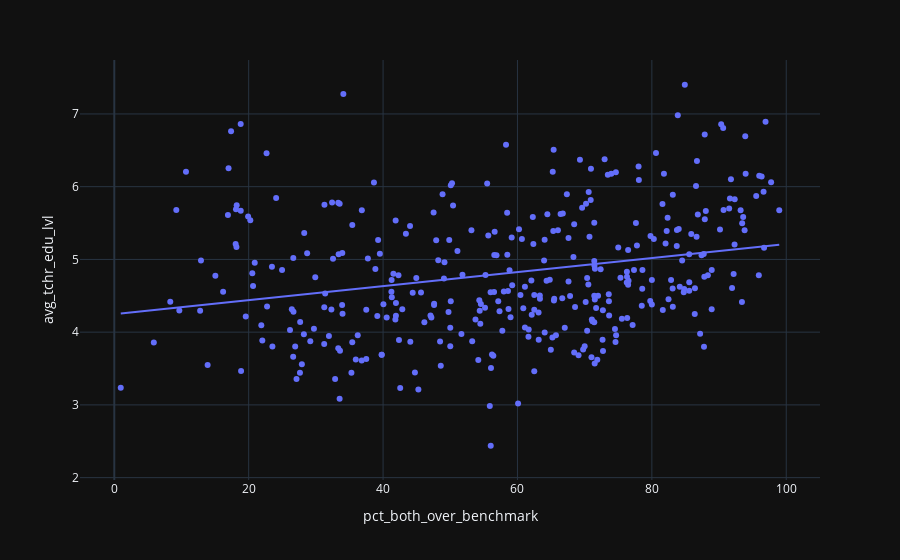

The notebook cell this image was saved under:
### Markdown cell above
## Visualize the Data

There's not a magic bullet recommendation for the right number of plots to understand a given dataset, but visualizing your data is *always* a good idea. Not only does it allow you to quickly convey your findings (even if you have a non-technical audience), it will often reveal trends in your data that escaped you when you were looking only at numbers. It is important to not only create visualizations, but to **interpret your visualizations** as well.

**Every plot should**:
- Have a title
- Have axis labels
- Have appropriate tick labels
- Text is legible in a plot
- Plots demonstrate meaningful and valid relationships
- Have an interpretation to aid understanding

Here is an example of what your plots should look like following the above guidelines. Note that while the content of this example is unrelated, the principles of visualization hold:

![](https://snag.gy/hCBR1U.jpg)
*Interpretation: The above image shows that as we increase our spending on advertising, our sales numbers also tend to increase. There is a positive correlation between advertising spending and sales.*

---

Here are some prompts to get you started with visualizations. Feel free to add additional visualizations as you see fit:
1. Use Seaborn's heatmap with pandas `.corr()` to visualize correlations between all numeric features.
    - Heatmaps are generally not appropriate for presentations, and should often be excluded from reports as they can be visually overwhelming. **However**, they can be extremely useful in identify relationships of potential interest (as well as identifying potential collinearity before modeling).
    - Please take time to format your output, adding a title. Look through some of the additional arguments and options. (Axis labels aren't really necessary, as long as the title is informative).
2. Visualize distributions using histograms. If you have a lot, consider writing a custom function and use subplots.
    - *OPTIONAL*: Summarize the underlying distributions of your features (in words & statistics)
         - Be thorough in your verbal description of these distributions.
         - Be sure to back up these summaries with statistics.
         - We generally assume that data we sample from a population will be normally distributed. Do we observe this trend? Explain your answers for each distribution and how you think this will affect estimates made from these data.
3. Plot and interpret boxplots. 
    - Boxplots demonstrate central tendency and spread in variables. In a certain sense, these are somewhat redundant with histograms, but you may be better able to identify clear outliers or differences in IQR, etc.
    - Multiple values can be plotted to a single boxplot as long as they are of the same relative scale (meaning they have similar min/max values).
    - Each boxplot should:
        - Only include variables of a similar scale
        - Have clear labels for each variable
        - Have appropriate titles and labels
4. Plot and interpret scatter plots to view relationships between features. Feel free to write a custom function, and subplot if you'd like. Functions save both time and space.
    - Your plots should have:
        - Two clearly labeled axes
        - A proper title
        - Colors and symbols that are clear and unmistakable
5. Additional plots of your choosing.
    - Are there any additional trends or relationships you haven't explored? Was there something interesting you saw that you'd like to dive further into? It's likely that there are a few more plots you might want to generate to support your narrative and recommendations that you are building toward. **As always, make sure you're interpreting your plots as you go**.

### Code cell
# Code
px.scatter(final_merged_df,'pct_both_over_benchmark', 'avg_tchr_edu_lvl',trendline='ols')

### Figure 1 — Plotly figure (JSON) as saved in the notebook; plotly's stock layout.template omitted (floating-point values rounded to 4 significant figures; data arrays with more than 128 entries replaced by an {"elided": "..."} marker saying what was removed)
{"data": [{"hovertemplate": "pct_both_over_benchmark=%{x}<br>avg_tchr_edu_lvl=%{y}<extra></extra>", "legendgroup": "", "marker": {"color": "#636efa", "symbol": "circle"}, "mode": "markers", "name": "", "orientation": "v", "showlegend": false, "x": {"elided": "403 float values"}, "xaxis": "x", "y": {"elided": "403 float values"}, "yaxis": "y", "type": "scatter"}, {"hovertemplate": "<b>OLS trendline</b><br>avg_tchr_edu_lvl = 0.00963694 * pct_both_over_benchmark + 4.24783<br>R<sup>2</sup>=0.065770<br><br>pct_both_over_benchmark=%{x}<br>avg_tchr_edu_lvl=%{y} <b>(trend)</b><extra></extra>", "legendgroup": "", "marker": {"color": "#636efa", "symbol": "circle"}, "mode": "lines", "name": "", "showlegend": false, "x": {"elided": "350 float values"}, "xaxis": "x", "y": {"elided": "350 float values"}, "yaxis": "y", "type": "scatter"}], "layout": {"xaxis": {"anchor": "y", "domain": [0.0, 1.0], "title": {"text": "pct_both_over_benchmark"}}, "yaxis": {"anchor": "x", "domain": [0.0, 1.0], "title": {"text": "avg_tchr_edu_lvl"}}, "legend": {"tracegroupgap": 0}, "margin": {"t": 60}}}
